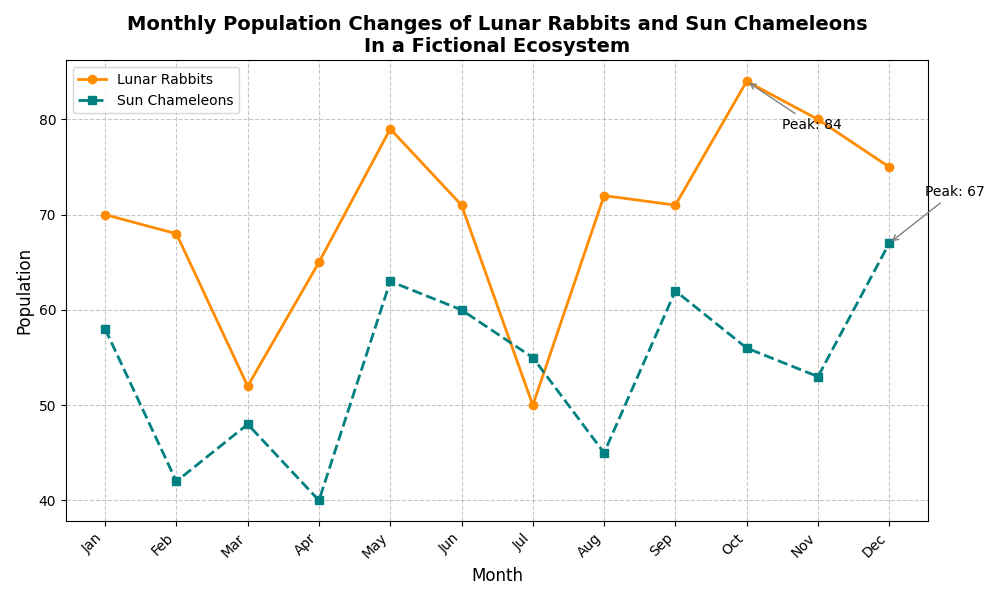

Write the Python code that produced this figure.
import matplotlib.pyplot as plt
import numpy as np

# Define time (in months) and randomly altered population data of Lunar Rabbits and Sun Chameleons
months = np.arange(1, 13)
lunar_rabbits_population = [70, 68, 52, 65, 79, 71, 50, 72, 71, 84, 80, 75]  # Altered values
sun_chameleons_population = [58, 42, 48, 40, 63, 60, 55, 45, 62, 56, 53, 67]  # Altered values

# Create a figure and axis
fig, ax = plt.subplots(figsize=(10, 6))

# Plot the data
ax.plot(months, lunar_rabbits_population, marker='o', linestyle='-', color='darkorange', linewidth=2, markersize=6, label='Lunar Rabbits')
ax.plot(months, sun_chameleons_population, marker='s', linestyle='--', color='teal', linewidth=2, markersize=6, label='Sun Chameleons')

# Highlight the peak points in the populations
max_lunar_population = max(lunar_rabbits_population)
max_lunar_month = months[lunar_rabbits_population.index(max_lunar_population)]
max_sun_population = max(sun_chameleons_population)
max_sun_month = months[sun_chameleons_population.index(max_sun_population)]

# Annotate the peak populations
ax.annotate(f'Peak: {max_lunar_population}', xy=(max_lunar_month, max_lunar_population),
            xytext=(max_lunar_month + 0.5, max_lunar_population - 5),
            arrowprops=dict(arrowstyle='->', color='gray'))

ax.annotate(f'Peak: {max_sun_population}', xy=(max_sun_month, max_sun_population),
            xytext=(max_sun_month + 0.5, max_sun_population + 5),
            arrowprops=dict(arrowstyle='->', color='gray'))

# Add titles and labels
ax.set_title('Monthly Population Changes of Lunar Rabbits and Sun Chameleons\nIn a Fictional Ecosystem', fontsize=14, fontweight='bold')
ax.set_xlabel('Month', fontsize=12)
ax.set_ylabel('Population', fontsize=12)

# Add grid for better readability
ax.grid(True, linestyle='--', alpha=0.7)

# Add legend
ax.legend(loc='upper left', fontsize=10)

# Customize the x-axis ticks
ax.set_xticks(months)
ax.set_xticklabels(['Jan', 'Feb', 'Mar', 'Apr', 'May', 'Jun', 'Jul', 'Aug', 'Sep', 'Oct', 'Nov', 'Dec'], rotation=45, ha='right')

# Automatically adjust layout to prevent overlap
plt.tight_layout()

# Display the plot
plt.show()
